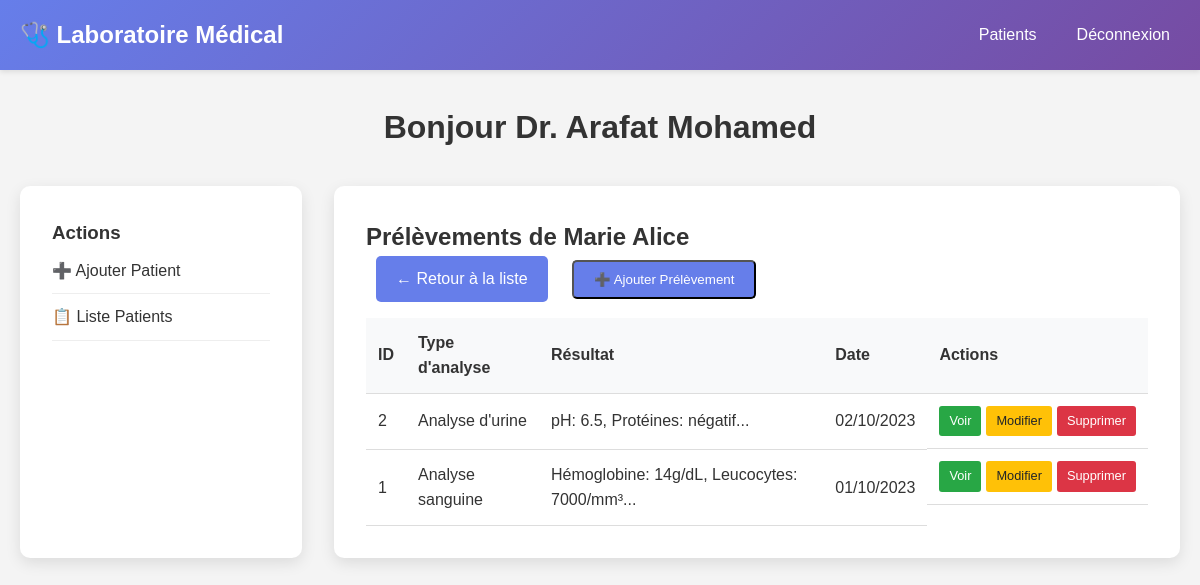
The app's page /dashboard_medecin.php?patient_id=1 (signed in) with its own data.
### tables this page shows
CREATE TABLE patient (
    id_patient INT AUTO_INCREMENT PRIMARY KEY,
    nom VARCHAR(50) NOT NULL,
    prenom VARCHAR(50) NOT NULL,
    email VARCHAR(100) UNIQUE NOT NULL,
    mot_de_passe VARCHAR(255) NOT NULL,
    telephone VARCHAR(20)
);

CREATE TABLE prelevement (
    id_prelevement INT AUTO_INCREMENT PRIMARY KEY,
    id_patient INT NOT NULL,
    type_analyse VARCHAR(100) NOT NULL,
    resultat TEXT,
    date_prelevement DATE NOT NULL,
    FOREIGN KEY (id_patient) REFERENCES patient(id_patient) ON DELETE CASCADE
);

### dashboard_medecin.php (the view, shortened to what this page needs)
<?php
require_once 'includes/db.php';
$stmt = $pdo->query("SELECT * FROM patient ORDER BY nom, prenom");
$patients = $stmt->fetchAll();
$prelevements = [];
$selected_patient = null;
if (isset($_GET['patient_id'])) {
    $patient_id = $_GET['patient_id'];
    $stmt = $pdo->prepare("SELECT * FROM patient WHERE id_patient = ?");
    $stmt->execute([$patient_id]);
    $selected_patient = $stmt->fetch();
    $stmt = $pdo->prepare("SELECT * FROM prelevement WHERE id_patient = ? ORDER BY date_prelevement DESC");
    $stmt->execute([$patient_id]);
    $prelevements = $stmt->fetchAll();
}
?>
<!DOCTYPE html>
<html lang="fr">
<head>
    <link rel="stylesheet" href="css/style.css">
</head>
<body>
    <header>
        <nav class="container">
            <div class="logo">🩺 Laboratoire Médical</div>
            <ul>
                <li><a href="dashboard_medecin.php">Patients</a></li>
                <li><a href="logout.php">Déconnexion</a></li>
            </ul>
        </nav>
    </header>
    <div class="dashboard">
        <div class="container">
            <h1>Bonjour Dr. <?php echo $_SESSION['user_name']; ?></h1>
            <div class="dashboard-grid">
                <div class="sidebar">
                    <h3>Actions</h3>
                    <ul>
                        <li><a href="#" onclick="openModal('add-patient-modal')">➕ Ajouter Patient</a></li>
                        <li><a href="dashboard_medecin.php">📋 Liste Patients</a></li>
                    </ul>
                </div>
                <div class="main-content">
                    <?php if (!$selected_patient): ?>
                        <h2>Gestion des Patients</h2>
                        <div class="search-container">
                            <input type="text" id="search" placeholder="Rechercher un patient...">
                        </div>
                        <table class="table" id="patients-table">
                            <thead>
                                <tr>
                                    <th>ID</th>
                                    <th>Nom</th>
                                    <th>Prénom</th>
                                    <th>Email</th>
                                    <th>Téléphone</th>
                                    <th>Actions</th>
                                </tr>
                            </thead>
                            <tbody>
                                <?php foreach ($patients as $patient): ?>
                                    <tr>
                                        <td><?php echo $patient['id_patient']; ?></td>
                                        <td><?php echo $patient['nom']; ?></td>
                                        <td><?php echo $patient['prenom']; ?></td>
                                        <td><?php echo $patient['email']; ?></td>
                                        <td><?php echo $patient['telephone']; ?></td>
                                        <td class="actions">
                                            <a href="dashboard_medecin.php?patient_id=<?php echo $patient['id_patient']; ?>" class="btn-small btn-view">Voir</a>
                                            <a href="#" onclick="editPatient(<?php echo $patient['id_patient']; ?>, '<?php echo $patient['nom']; ?>', '<?php echo $patient['prenom']; ?>', '<?php echo $patient['email']; ?>', '<?php echo $patient['telephone']; ?>')" class="btn-small btn-edit">Modifier</a>
                                            <a href="#" onclick="deletePatient(<?php echo $patient['id_patient']; ?>)" class="btn-small btn-delete">Supprimer</a>
                                        </td>
                                    </tr>
                                <?php endforeach; ?>
                            </tbody>
                        </table>
                    <?php else: ?>
                        <h2>Prélèvements de <?php echo $selected_patient['prenom'] . ' ' . $selected_patient['nom']; ?></h2>
                        <a href="dashboard_medecin.php" class="btn">← Retour à la liste</a>
                        <button onclick="openModal('add-prelevement-modal')" class="btn" style="margin-left: 10px;">➕ Ajouter Prélèvement</button>
                        <table class="table">
                            <thead>
                                <tr>
                                    <th>ID</th>
                                    <th>Type d'analyse</th>
                                    <th>Résultat</th>
                                    <th>Date</th>
                                    <th>Actions</th>
                                </tr>
                            </thead>
                            <tbody>
                                <?php foreach ($prelevements as $prelevement): ?>
                                    <tr>
                                        <td><?php echo $prelevement['id_prelevement']; ?></td>
                                        <td><?php echo $prelevement['type_analyse']; ?></td>
                                        <td><?php echo substr($prelevement['resultat'], 0, 50) . '...'; ?></td>
                                        <td><?php echo date('d/m/Y', strtotime($prelevement['date_prelevement'])); ?></td>
                                        <td class="actions">
                                            <a href="#" onclick="viewPrelevement('<?php echo $prelevement['resultat']; ?>')" class="btn-small btn-view">Voir</a>
                                            <a href="#" onclick="editPrelevement(<?php echo $prelevement['id_prelevement']; ?>, '<?php echo $prelevement['type_analyse']; ?>', '<?php echo $prelevement['resultat']; ?>', '<?php echo $prelevement['date_prelevement']; ?>')" class="btn-small btn-edit">Modifier</a>
                                            <a href="#" onclick="deletePrelevement(<?php echo $prelevement['id_prelevement']; ?>)" class="btn-small btn-delete">Supprimer</a>
                                        </td>
                                    </tr>
                                <?php endforeach; ?>
                            </tbody>
                        </table>
                    <?php endif; ?>
                </div>
            </div>
        </div>
    </div>
</body>
</html>

### style.css (style rules this page uses)
* { margin: 0; padding: 0; box-sizing: border-box; }
body { font-family: 'Arial', sans-serif; line-height: 1.6; color: #333; background-color: #f4f4f4; }
.container { max-width: 1200px; margin: 0 auto; padding: 0 20px; }
header { background: linear-gradient(135deg, #667eea 0%, #764ba2 100%); color: white; padding: 1rem 0; box-shadow: 0 2px 5px rgba(0,0,0,0.1); }
nav { display: flex; justify-content: space-between; align-items: center; }
.logo { font-size: 1.5rem; font-weight: bold; }
nav ul { display: flex; list-style: none; }
nav ul li { margin-left: 20px; }
nav a { color: white; text-decoration: none; padding: 5px 10px; border-radius: 5px; transition: background 0.3s; }
.btn { display: inline-block; padding: 10px 20px; background: #667eea; color: white; text-decoration: none; border-radius: 5px; margin: 0 10px; transition: background 0.3s; }
.dashboard { padding: 2rem 0; }
.dashboard h1 { text-align: center; margin-bottom: 2rem; color: #333; }
.dashboard-grid { display: grid; grid-template-columns: 1fr 3fr; gap: 2rem; }
.sidebar { background: white; padding: 2rem; border-radius: 10px; box-shadow: 0 5px 15px rgba(0,0,0,0.1); }
.sidebar ul { list-style: none; }
.sidebar a { display: block; padding: 10px 0; color: #333; text-decoration: none; border-bottom: 1px solid #eee; }
.main-content { background: white; padding: 2rem; border-radius: 10px; box-shadow: 0 5px 15px rgba(0,0,0,0.1); }
.table { width: 100%; border-collapse: collapse; margin-top: 1rem; }
.table th, .table td { padding: 12px; text-align: left; border-bottom: 1px solid #ddd; }
.table th { background: #f8f9fa; font-weight: bold; }
.actions { display: flex; gap: 5px; }
.btn-small { padding: 5px 10px; font-size: 0.8rem; border: none; border-radius: 3px; cursor: pointer; text-decoration: none; display: inline-block; }
.btn-edit { background: #ffc107; color: #212529; }
.btn-delete { background: #dc3545; color: white; }
.btn-view { background: #28a745; color: white; }

### records on screen
patient: prenom "Marie", nom "Alice"
prelevement: id_prelevement "2", type_analyse "Analyse d'urine", resultat "pH: 6.5, Protéines: négatif", date_prelevement "02/10/2023"
prelevement: id_prelevement "1", type_analyse "Analyse sanguine", resultat "Hémoglobine: 14g/dL, Leucocytes: 7000/mm³", date_prelevement "01/10/2023"

### other values on screen
$_SESSION['user_name'] "Arafat Mohamed"
